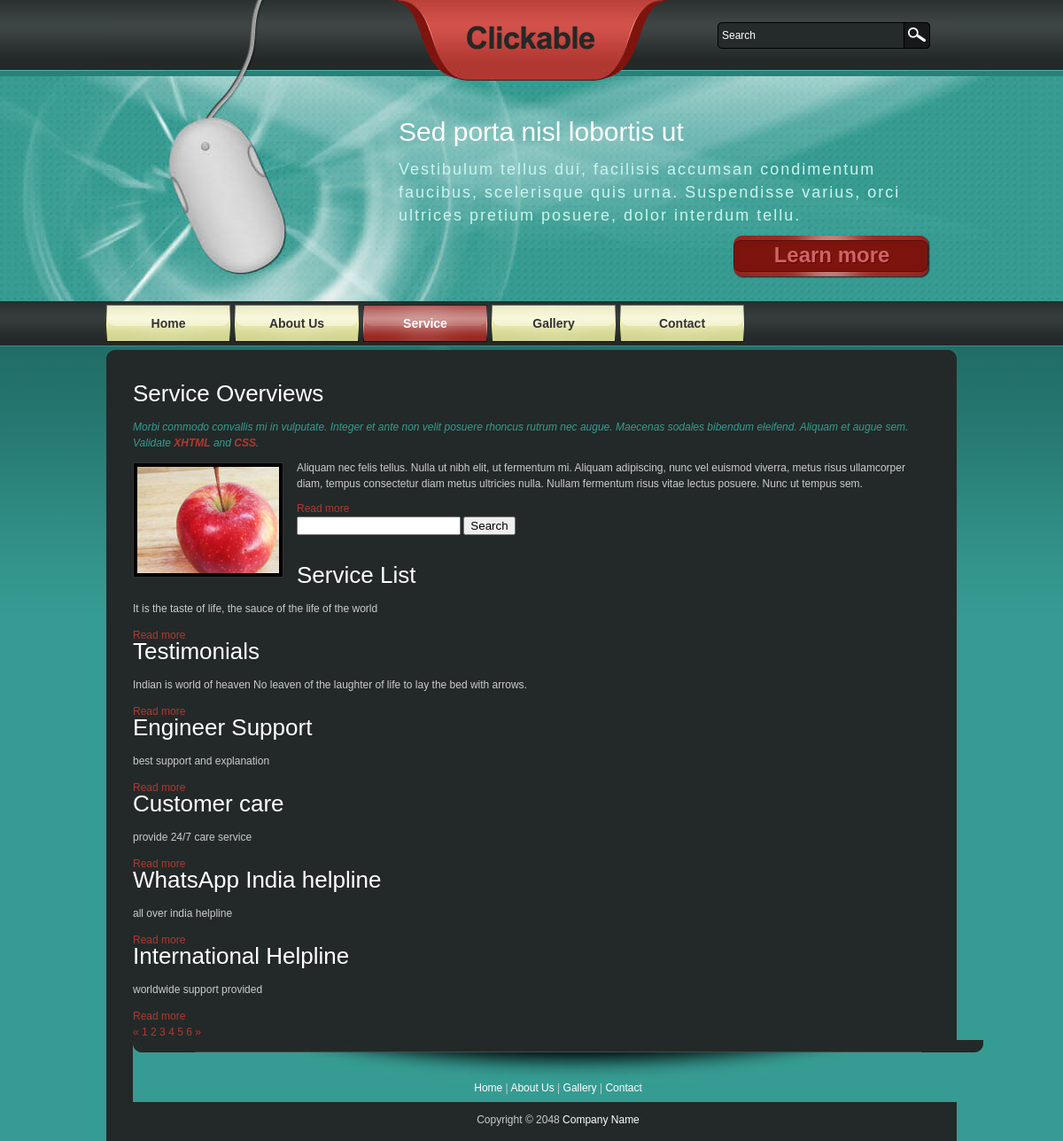
Page /services/ on the committed database.
### service/models.py (models this page shows)
class Service(models.Model):
    service_icon=models.CharField(max_length=50)
    service_title=models.CharField(max_length=50)
    service_des=models.TextField()     # we havem't mentioned id field bcz here it will automatic generate and create id field

### IIP/views.py (the view)
# urls.py: path('services/',views.service,name="service"),
def service(request):
    serviceData=Service.objects.all()
    if request.method=="GET":
        st=request.GET.get('servicename')
        if st!=None:
            serviceData=Service.objects.filter(service_title=st)
    data={
        'serviceData':serviceData
    }
    return render(request,"services.html",data)

### templates/services.html (shortened to what this page needs)
    {% extends "base.html" %}
    {% block content %}
    <div id="tooplate_main">
        <div class="content_box">
            <div class="col_w460">
                <h2>Service Overviews</h2>
                <p><em>Morbi commodo convallis mi in vulputate. Integer et ante non velit posuere rhoncus rutrum nec augue. Maecenas sodales bibendum eleifend. Aliquam et augue sem. Validate <a href="http://validator.w3.org/check?uri=referer" rel="nofollow"><strong>XHTML</strong></a> and <a href="http://jigsaw.w3.org/css-validator/check/referer" rel="nofollow"><strong>CSS</strong></a>.</em></p>
                <div class="image_wrapper image_fl"><img src="/static/images/tooplate_image_02.jpg" alt="Image 02" /></div>
                <p>Aliquam nec felis tellus. Nulla ut nibh elit, ut fermentum mi. Aliquam adipiscing, nunc vel euismod viverra, metus risus ullamcorper diam, tempus consectetur diam metus ultricies nulla. Nullam fermentum risus vitae lectus posuere. Nunc ut tempus sem.</p>
                <div class="btn_more"><a href="#">Read more</a></div>
            </div>
            <div class="col_w460 last_col">
                <form method="get">
                    <input type="text" name="servicename" value="">
                    <input type="submit" value="Search">
                </form>
                <br>
                <br>
                {% for n in serviceData  %}
                <h2>{{n.service_title}}</h2>
                {{n.service_des}}
                <div class="btn_more"><a href="#">Read more</a></div>
                {% endfor %}
            </div>
            <div class="pagination">
                <a href="#">&laquo;</a>
                <a href="#">1</a>
                <a href="#">2</a>
                <a href="#">3</a>
                <a href="#">4</a>
                <a href="#">5</a>
                <a href="#">6</a>
                <a href="#">&raquo;</a>
              </div>
        </div>
    {% endblock %}

### templates/base.html
{% include "header.html" %}
{% block content %}
{% endblock  %}
{% include "footer.html" %}

### templates/header.html (shortened to what this page needs)
<!DOCTYPE html PUBLIC "-//W3C//DTD XHTML 1.0 Transitional//EN" "http://www.w3.org/TR/xhtml1/DTD/xhtml1-transitional.dtd">
<html xmlns="http://www.w3.org/1999/xhtml">
<head>
<link href="/static/tooplate_style.css" rel="stylesheet" type="text/css" />
</head>
<body>
<div id="tooplate_header">
	<div id="site_title"><h1><a rel="nofollow" href="/static/http://www.tooplate.com">Free Website Templates</a></h1></div>
	<div id="search_box">
		<form action="#" method="get">
			<input type="text" value="Search" name="q" size="10" id="searchfield" title="searchfield" onfocus="clearText(this)" onblur="clearText(this)" />
			<input type="submit" name="Search" value="" id="searchbutton" title="Search" />
		</form>
	</div>
</div>
<div id="tooplate_middle_wrapper">
	<div id="tooplate_middle">
    	<h2>Sed porta nisl lobortis ut</h2>
        <p>Vestibulum tellus dui, facilisis accumsan condimentum faucibus, scelerisque quis urna. Suspendisse varius, orci ultrices pretium posuere, dolor interdum tellu.</p>
        <div id="learn_more"><a href="/static/#">Learn more</a></div>
    </div>
</div>
<div id="tooplate_menu">
    <ul>
        <li class="{% if request.path == '/' %} active {% endif %}"><a href="{% url 'home' %}" class="current">Home</a></li>
        <li class="{% if request.path == '/about-us/' %} active {% endif %}"><a href="{% url 'about' %}">About Us</a></li>
        <li class="{% if request.path == '/services/' %} active {% endif %}"><a href="{% url 'service' %}">Service</a></li>
        <li class="{% if request.path == '/gallery/' %} active {% endif %}"><a href="{% url 'gallery' %}">Gallery</a></li>
        <li class="{% if request.path == '/contact/' %} active {% endif %}"><a href="{% url 'contact' %}">Contact</a></li>
    </ul>
</div>

### templates/footer.html
<div id="tooplate_footer">
    <a href="/static/index.html">Home</a> | <a href="/static/about.html">About Us</a> | <a href="/static/gallery.html">Gallery</a> | <a href="/static/contact.html" class="last">Contact</a> <br /><br />
    Copyright © 2048 <a href="/static/#">Company Name</a>
</div>
</body>
</html>

### static/tooplate_style.css (style rules this page uses)
body { margin: 0; padding: 0; color: #ccc; font-family: Tahoma, Geneva, sans-serif; font-size: 12px; line-height: 1.5em; background-color: #369c93; background-image: url(images/tooplate_body.png); background-repeat: repeat-x; background-position: top }
a, a:link, a:visited, a:active { color: #b13932; text-decoration: none; }
p { margin: 0 0 10px 0; padding: 0; }
img { border: none; }
h1, h2, h3, h4, h5, h6 { color: #fff; font-weight: normal }
h1 { font-size: 34px; margin: 0 0 30px 0; padding: 5px 0; }
h2 { font-size: 26px; margin: 0 0 20px 0; padding: 0; }
.image_wrapper { display: inline-block; border: 1px solid #333; padding: 4px; background: #000; margin-bottom: 5px; }
.image_fl { float: left; margin: 3px 15px 0 0; }
em { color: #369c93 }
#tooplate_header { width: 960px; height: 80px; margin: 0 auto; background: url(images/tooplate_header.jpg) no-repeat center top }
#site_title { float: left; margin: 25px 0 0 405px; }
#site_title h1 { margin: 0; padding: 0; }
#site_title h1 a { display: block; width: 150px; height: 34px; color: #333; text-indent: -10000px; background: url(images/tooplate_logo.png); }
#search_box { float: right; margin: 25px 30px 0 0; width: 240px; height: 30px; background: url(images/tooplate_search.png) no-repeat; }
#search_box form { clear: both; width: 242px; height: 29px; padding: 0; margin: 0; }
#searchfield { width: 200px; padding: 0 5px 0 5px; font-size: 12px; color: #fff; line-height: 30px; background: none; border: none; }
#searchbutton { height: 25px; width: 25px; padding: 0; margin: 0; cursor: pointer; background: none; border: none; }
#tooplate_middle_wrapper { clear: both; width: 100%; height: 260px; background: url(images/tooplate_banner.jpg) no-repeat top center }
#tooplate_middle { width: 600px; height: 170px; margin: 0 auto; padding: 60px 30px 30px 330px; background: url(images/tooplate_banner.jpg) no-repeat top center }
#tooplate_middle h2 { color: #fff; font-size: 30px; }
#tooplate_middle p { font-size: 18px; color: #cbf4f0; letter-spacing: 2px; line-height: 26px; }
#learn_more a { float: right; display: block; width: 222px; height: 35px; padding: 13px 0 0 0; color: #C66; font-size: 24px; font-weight: 700; text-shadow: 1px 1px 1px #600; text-align: center; background: url(images/tooplate_lm_btn.png) no-repeat }
#tooplate_menu { clear: both; width: 960px; height: 50px; margin: 0 auto }
#tooplate_menu ul { margin: 0; padding: 4px 0; list-style: none; }
#tooplate_menu ul li { padding: 0; margin: 0; display: inline; }
#tooplate_menu ul li a { float: left; display: block; width: 140px; height: 30px; margin-right: 5px; padding: 12px 0 0 0; font-size: 14px; color: #333; text-align: center; text-decoration: none; font-weight: 700; outline: none; border: none; background: url(images/tooplate_menu.jpg) no-repeat }
#tooplate_menu .active a { color: #fff; background: url(/static/images/tooplate_menu_hover.jpg) top repeat-x; }
#tooplate_main { clear: both; width: 900px; margin: 0 auto; padding: 45px 30px 0; background: #232928 url(images/tooplate_main.jpg) top center no-repeat }
.last { margin: 0; padding: 0; border: none }
#tooplate_footer { clear: both; width: 900px; padding: 45px 30px 15px; margin: 0 auto; text-align: center; color: #ccc; background: url(images/tooplate_footer_top.jpg) top center no-repeat }
#tooplate_footer a { font-weight: normal; color: #fff; }

### rows in the picture
Service: service_title "Service List", service_des "It is the taste of life, the sauce of the life of the world"
Service: service_title "Testimonials", service_des "Indian is world of heaven No leaven of the laughter of life to lay the bed with arrows."
Service: service_title "Engineer Support", service_des "best support and explanation"
Service: service_title "Customer care", service_des "provide 24/7 care service"
Service: service_title "WhatsApp India helpline", service_des "all over india helpline"
Service: service_title "International Helpline", service_des "worldwide support provided"
